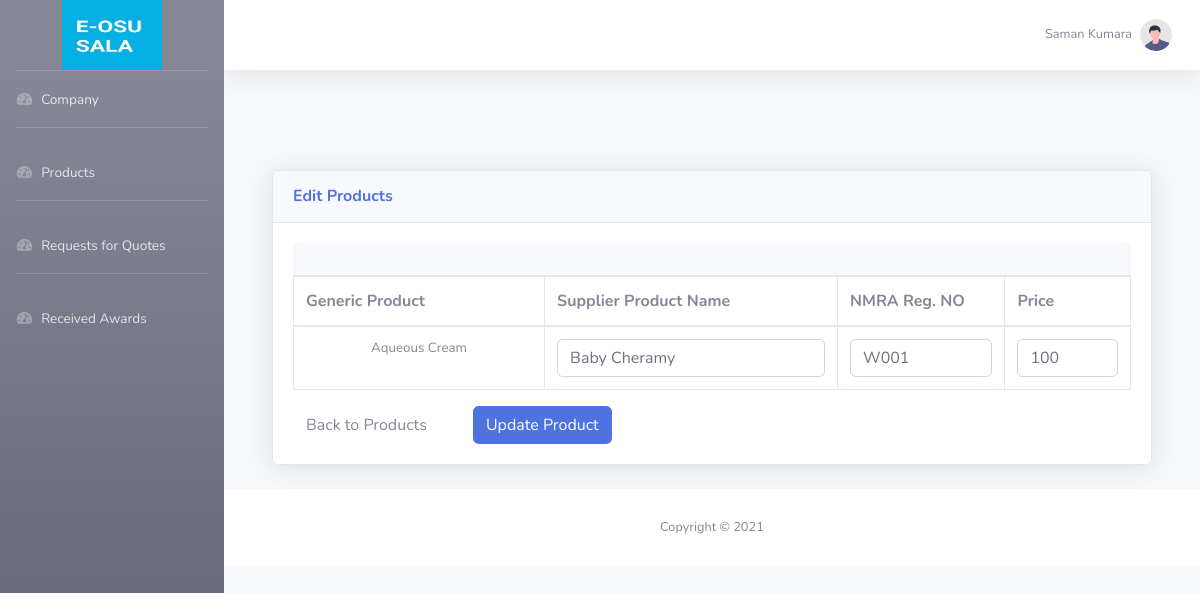
The page /supplierHome.php?page=edit_product&id=2&type=view (signed in) on the database its author committed.
### tables this page shows
CREATE TABLE `product` (
  `product_id` int(11) NOT NULL,
  `Generic_generic_id` int(11) NOT NULL,
  `Supplier_supplier_id` int(11) NOT NULL,
  `name` varchar(100) NOT NULL,
  `NMRA_regno` varchar(100) DEFAULT NULL,
  `price` int(11) NOT NULL,
  `manufacture_name` varchar(100) DEFAULT NULL,
  `manufacture_country` varchar(100) DEFAULT NULL,
  `create_date` datetime NOT NULL,
  `update_date` datetime DEFAULT NULL,
  `Active` tinyint(4) DEFAULT 1
);

CREATE TABLE `generic` (
  `generic_id` int(11) NOT NULL,
  `Category_category_id` int(11) NOT NULL,
  `name` varchar(100) NOT NULL,
  `current_stock_level` int(11) DEFAULT NULL,
  `reorder_stock_level` int(11) DEFAULT NULL,
  `buffer_stock_level` int(11) DEFAULT NULL,
  `status` varchar(45) DEFAULT NULL,
  `total_space` int(11) DEFAULT NULL,
  `total_req_per_year` int(11) DEFAULT NULL,
  `monthly_consumption` int(11) DEFAULT NULL,
  `lead_time` int(11) DEFAULT NULL,
  `purchese_amount` int(11) DEFAULT NULL,
  `create_date` datetime NOT NULL,
  `update_date` datetime DEFAULT NULL,
  `Active` tinyint(4) DEFAULT 1
);

### view/supplierviews/edit_product.php (the view, shortened to what this page needs)
<!DOCTYPE html>
<html lang="en">
<head>
</head>
<body id="page-top">
    <?php include 'config/database.php';
    ?>
    <div id="wrapper">
        <div id="content-wrapper" class="d-flex flex-column">
            <div id="content">
                <div class="container-fluid">
                    <div class="card shadow mb-4">
                        <div class="card-header py-3">
                            <h6 class="m-0 font-weight-bold text-primary">Edit Products</h6>
                        </div>
                        <div class="card-body">
                            <div class="table-responsive">
                                <div class="card-header py-3">
                                </div>
                                <form action="" method="POST">
                                    <table class="table table-bordered table-wrapper" id="product_info_table">
                                        <thead>
                                            <tr>
                                                <th style="width:30%">Generic Product</th>
                                                <th style="width:35%">Supplier Product Name</th>
                                                <th style="width:20%">NMRA Reg. NO</th>
                                                <th style="width:20%">Price</th>
                                            </tr>
                                        </thead>
                                        <tbody>
                                            <?php
                                        $supplier_id = $_SESSION["SUID"];
                                        $gen_id = $_GET["id"];
                                        $i = 1;
                                        $product = $conn->query("SELECT Generic.name as generic,Product.* FROM `Product`
                                        INNER JOIN Generic ON Generic.generic_id = Product.`Generic_generic_id`
                                        WHERE Product.Supplier_supplier_id = $supplier_id  AND Product.`Generic_generic_id` = $gen_id
                                         order by Product.create_date asc");
                                        while($row=$product->fetch_assoc()):
								        ?>
                                            <tr id="row_<?php echo $i; ?>">
                                                <td style="text-align:center;font-size: 10pt;">
                                                    <?php echo $row['generic'] ?>
                                                </td>
                                                <td>
                                                    <input min="1" type="text" required name="product[]"
                                                        id="product_<?php echo $i; ?>"
                                                        value="<?php echo $row['name'] ?>" class="form-control">
                                                </td>
                                                <td>
                                                    <input min="1" type="text" required name="NMRD[]"
                                                        id="NMRA_<?php echo $i; ?>"
                                                        value="<?php echo $row['NMRA_regno'] ?>" class="form-control">
                                                </td>
                                                <td>
                                                    <input min="1" type="text" required name="price[]"
                                                        id="price_<?php echo $i; ?>"
                                                        value="<?php echo $row['price'] ?>" class="form-control">
                                                </td>
                                            </tr>
                                            <?php $i++; ?>
                                            <?php endwhile; ?>
                                        </tbody>
                                    </table>
                                    <button type="button" onclick="location.href ='supplierHome.php?page=product';"
                                        class="btn btn-default">Back to Products</button>
                                    <button type="submit" class="btn btn-primary" name="create_order">Update
                                        Product</button>
                                </form>
                            </div>
                        </div>
                    </div>
                </div>
            </div>
        </div>
    </div>
</body>
</html>

### rows shown on the page
product: Generic_generic.name "Aqueous Cream", name "Baby Cheramy", NMRA_regno "W001", price "100"

### other values the page prints
$_SESSION["Name"] "Saman Kumara"
